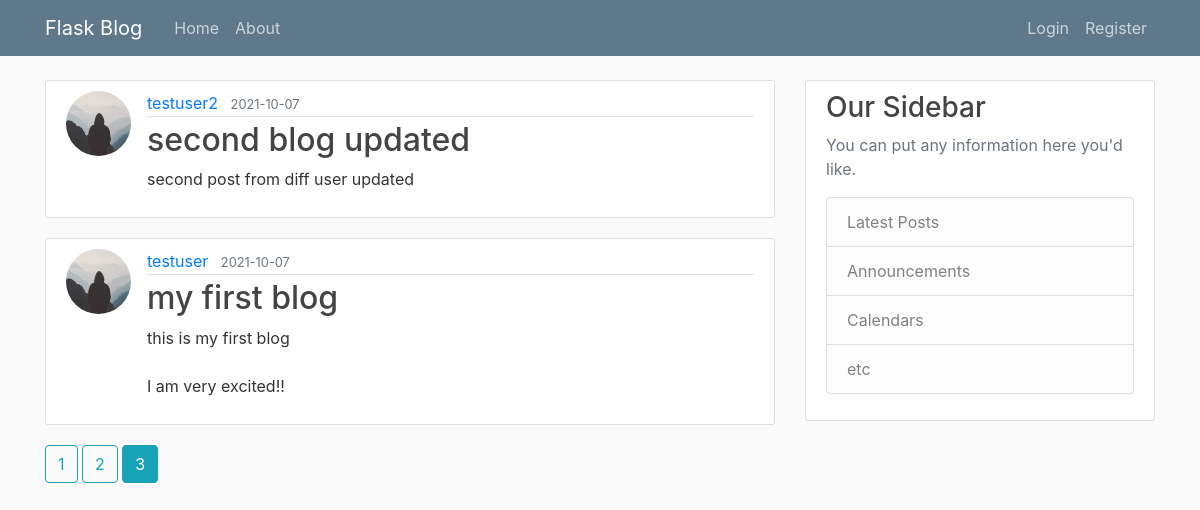
Page /home/?page=3 on the earlier database version.
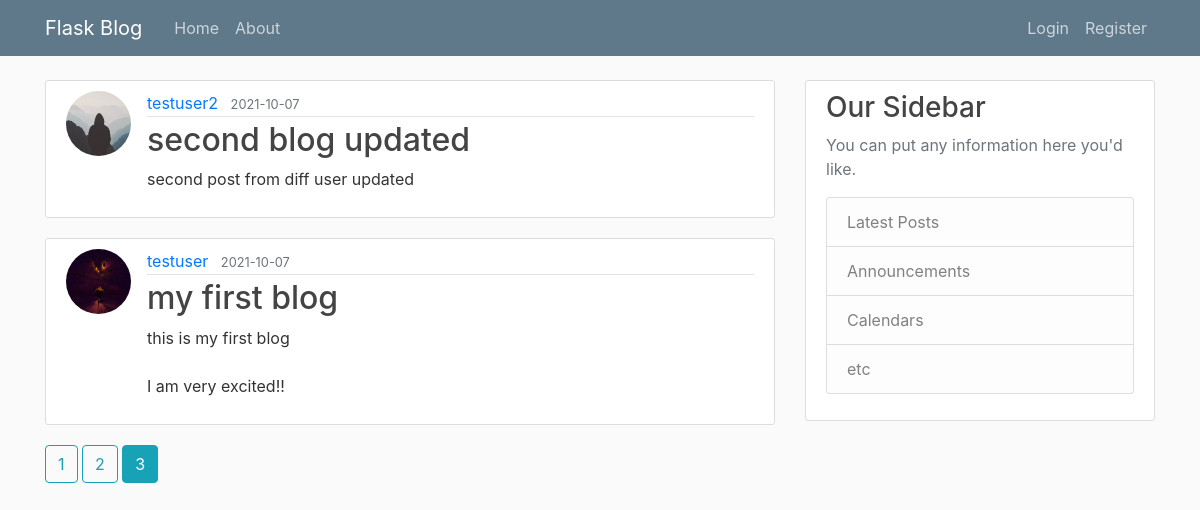
Same page on the later database version.
### flaskblog/models.py (models this page shows, shortened)
class Post(db.Model):
    id = db.Column(db.Integer, primary_key=True)
    title = db.Column(db.String(120), nullable=False)
    date_posted = db.Column(db.DateTime, nullable=False, default=datetime.utcnow)
    content= db.Column(db.Text, nullable=False)
    user_id=db.Column(db.Integer, db.ForeignKey('user.id'), nullable=False)

class User(db.Model, UserMixin):
    id = db.Column(db.Integer, primary_key=True)
    username = db.Column(db.String(20), unique=True, nullable=False)
    email = db.Column(db.String(120), unique=True, nullable=False)
    image_file = db.Column(db.String(20), nullable=False, default='default.jpg')
    password = db.Column(db.String(60), nullable=False)
    posts = db.relationship('Post', backref='author', lazy=True)

### flaskblog/main/routes.py (the view)
@main.route('/')
@main.route('/home/')
def home():
    page = request.args.get('page', 1, type=int)
    posts = Post.query.order_by(Post.date_posted.desc()).paginate(page=page, per_page=5)
    return render_template('index.html', posts=posts)

### flaskblog/templates/index.html
{% extends "layout.html" %}
{% block content %}
    {% for post in posts.items %}
    <article class="media content-section">
      <img class="rounded-circle article-img" src="{{ url_for('static', filename= 'profile_pics/' + post.author.image_file) }}" alt="">
        <div class="media-body">
          <div class="article-metadata">
            <a class="mr-2" href="{{ url_for('users.user_posts', username=post.author.username) }}">{{ post.author.username }}</a>
            <small class="text-muted">{{ post.date_posted.strftime('%Y-%m-%d') }}</small>
          </div>
          <h2><a class="article-title" href="{{ url_for('posts.post', post_id = post.id) }}">{{ post.title }}</a></h2>
          <p class="article-content">{{ post.content }}</p>
        </div>
      </article>
    {% endfor %}
    {% for page_num in posts.iter_pages(left_edge=1, right_edge=1, left_current=1, right_current=2) %}
    {% if page_num %}
      {% if posts.page == page_num %}
        <a class="btn btn-info mb-4" href="{{ url_for('main.home', page=page_num) }}">{{ page_num }}</a>
      {% else %}
      <a class="btn btn-outline-info mb-4" href="{{ url_for('main.home', page=page_num) }}">{{ page_num }}</a>
      {% endif %}
    {% else %}
      ...
    {% endif %}
    {% endfor %}
{% endblock content %}

### flaskblog/templates/layout.html (shortened to what this page needs)
<!DOCTYPE html>
<html lang="en">
<head>
    <link rel="stylesheet" href="https://maxcdn.bootstrapcdn.com/bootstrap/4.0.0/css/bootstrap.min.css">
    <link rel="stylesheet" href="{{ url_for('static', filename='main.css') }}">
</head>
<body>
    <header class="site-header">
        <nav class="navbar navbar-expand-md navbar-dark bg-steel fixed-top">
          <div class="container">
            <a class="navbar-brand mr-4" href="{{ url_for('main.home') }}">Flask Blog</a>
            <div class="collapse navbar-collapse" id="navbarToggle">
              <div class="navbar-nav mr-auto">
                <a class="nav-item nav-link" href="{{ url_for('main.home') }}">Home</a>
                <a class="nav-item nav-link" href="{{ url_for('main.about') }}">About</a>
              </div>
              <div class="navbar-nav">
                {% if current_user.is_authenticated %}
                <a class="nav-item nav-link" href="{{ url_for('posts.new_post') }}">New Post</a>
                <a class="nav-item nav-link" href="{{ url_for('users.account') }}">Account</a>
                <a class="nav-item nav-link" href="{{ url_for('users.logout') }}">Logout</a>
                {% else %}
                  <a class="nav-item nav-link" href="{{ url_for('users.login') }}">Login</a>
                  <a class="nav-item nav-link" href="{{ url_for('users.register') }}">Register</a>
                {% endif %}
              </div>
            </div>
          </div>
        </nav>
      </header>
      <main role="main" class="container">
        <div class="row">
          <div class="col-md-8">
            {% block content %}{% endblock %}
          </div>
          <div class="col-md-4">
            <div class="content-section">
              <h3>Our Sidebar</h3>
              <p class='text-muted'>You can put any information here you'd like.
                <ul class="list-group">
                  <li class="list-group-item list-group-item-light">Latest Posts</li>
                  <li class="list-group-item list-group-item-light">Announcements</li>
                  <li class="list-group-item list-group-item-light">Calendars</li>
                  <li class="list-group-item list-group-item-light">etc</li>
                </ul>
              </p>
            </div>
          </div>
        </div>
      </main>
</body>
</html>

### flaskblog/static/main.css (style rules this page uses)
body { background: #fafafa; color: #333333; margin-top: 5rem; }
h1, h2, h3, h4, h5, h6 { color: #444444; }
.bg-steel { background-color: #5f788a; }
.site-header .navbar-nav .nav-link { color: #cbd5db; }
.content-section { background: #ffffff; padding: 10px 20px; border: 1px solid #dddddd; border-radius: 3px; margin-bottom: 20px; }
.article-title { color: #444444; }
.article-content { white-space: pre-line; }
.article-img { height: 65px; width: 65px; margin-right: 16px; }
.article-metadata { padding-bottom: 1px; margin-bottom: 4px; border-bottom: 1px solid #e3e3e3 }

Differences in the rows shown:
changed through a linked row, Post "my first blog": image_file: picture added in place of a placeholder
